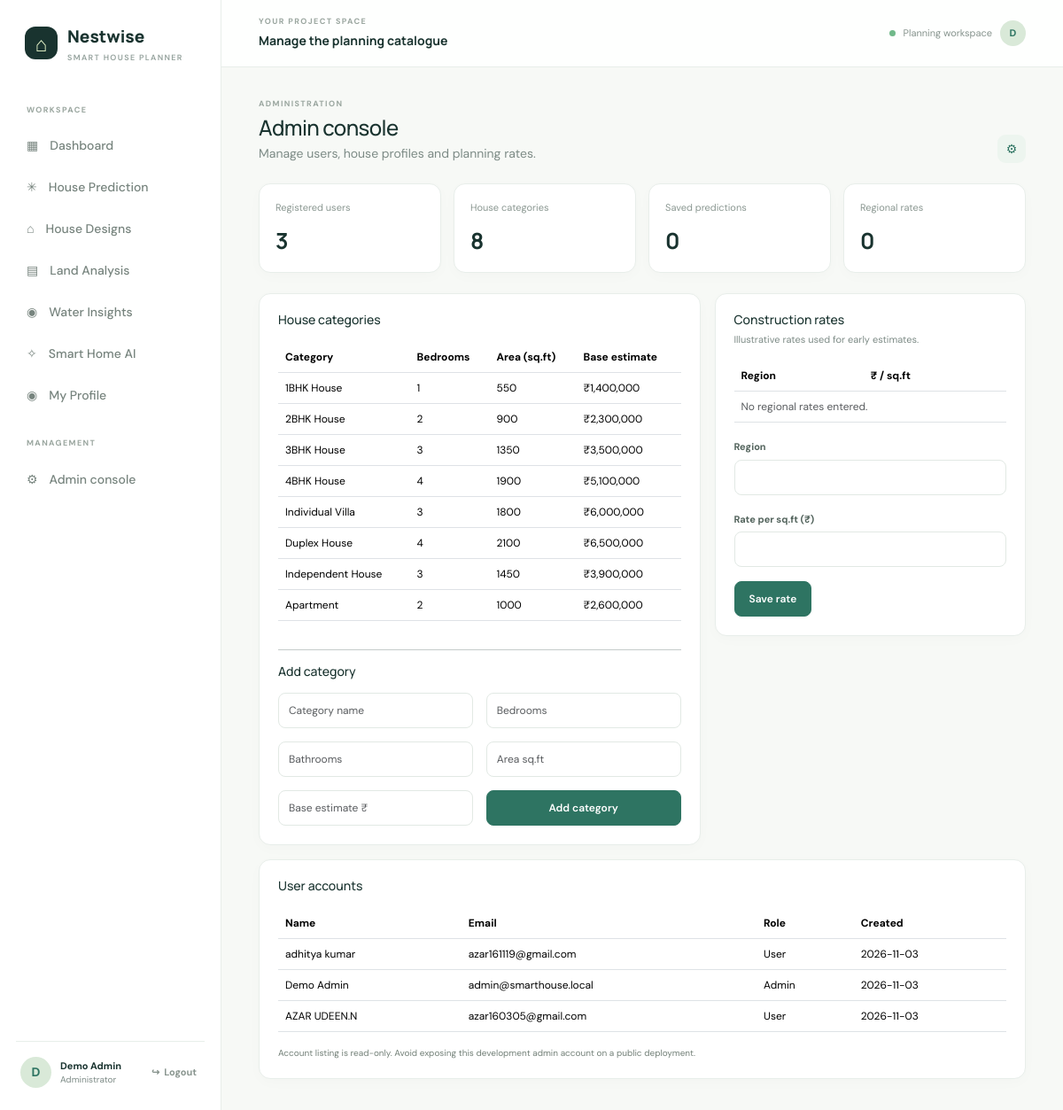
/admin (signed in), run on the app's committed database.
### app.py (models this page shows)
class User(db.Model):
    __tablename__ = "users"
    id = db.Column(db.Integer, primary_key=True)
    name = db.Column(db.String(100), nullable=False)
    full_name = db.Column(db.String(150), nullable=True)
    email = db.Column(db.String(160), unique=True, nullable=False, index=True)
    phone = db.Column(db.String(25), nullable=True)
    password_hash = db.Column(db.String(255), nullable=False)
    is_admin = db.Column(db.Boolean, default=False, nullable=False)
    created_at = db.Column(db.DateTime, default=datetime.utcnow)
    @property
    def display_name(self):
        return self.full_name or self.name

class HouseCategory(db.Model):
    __tablename__ = "house_categories"
    id = db.Column(db.Integer, primary_key=True)
    name = db.Column(db.String(80), unique=True, nullable=False)
    bedrooms = db.Column(db.Integer, default=0)
    bathrooms = db.Column(db.Integer, default=1)
    area = db.Column(db.Integer, default=800)
    base_cost = db.Column(db.Integer, default=2000000)
    description = db.Column(db.Text, default="")

### app.py (the view)
@app.route("/admin")
@login_required
@admin_required
def admin():
    return render_template("admin.html", users=User.query.order_by(User.created_at.desc()).all(), categories=HouseCategory.query.all(), rates=ConstructionRate.query.all(), prediction_count=Prediction.query.count())

### app.py (called while the page is built)
def login_required(fn):
    @wraps(fn)
    def wrapped(*args, **kwargs):
        if not session.get("user_id"):
            flash("Please sign in to continue.", "info")
            return redirect(url_for("login"))
        return fn(*args, **kwargs)
    return wrapped

def admin_required(fn):
    @wraps(fn)
    def wrapped(*args, **kwargs):
        if not session.get("is_admin"):
            flash("Administrator access required.", "error")
            return redirect(url_for("dashboard"))
        return fn(*args, **kwargs)
    return wrapped

def current_user():
    uid = session.get("user_id")
    return db.session.get(User, uid) if uid else None

@app.before_request
def ensure_schema_and_disable_page_cache():
    if not app.extensions.get("auth_schema_ready"):
        upgrade_auth_schema()
        app.extensions["auth_schema_ready"] = True

@app.after_request
def disable_authenticated_page_cache(response):
    response.headers["Cache-Control"] = "no-store, no-cache, must-revalidate, private"
    response.headers["Pragma"] = "no-cache"
    response.headers["Expires"] = "0"
    return response

@app.context_processor
def inject_user():
    return {"current_user": current_user(), "money": lambda n: f"₹{n:,.0f}"}

### templates/admin.html
{% extends 'base.html' %}{% block title %}Admin console{% endblock %}{% block heading %}Manage the planning catalogue{% endblock %}{% block content %}<div class="section-head"><div><div class="eyebrow">ADMINISTRATION</div><h1>Admin console</h1><p>Manage users, house profiles and planning rates.</p></div><div class="metric-icon">⚙</div></div><div class="metric-grid"><div class="metric-card"><div class="metric-top">Registered users</div><div class="metric-value">{{ users|length }}</div></div><div class="metric-card"><div class="metric-top">House categories</div><div class="metric-value">{{ categories|length }}</div></div><div class="metric-card"><div class="metric-top">Saved predictions</div><div class="metric-value">{{ prediction_count }}</div></div><div class="metric-card"><div class="metric-top">Regional rates</div><div class="metric-value">{{ rates|length }}</div></div></div><div class="row g-3"><div class="col-lg-7"><section class="panel"><h3>House categories</h3><div class="table-responsive mt-3"><table class="table"><thead><tr><th>Category</th><th>Bedrooms</th><th>Area (sq.ft)</th><th>Base estimate</th></tr></thead><tbody>{% for h in categories %}<tr><td>{{ h.name }}</td><td>{{ h.bedrooms }}</td><td>{{ h.area }}</td><td>{{ money(h.base_cost) }}</td></tr>{% endfor %}</tbody></table></div><hr><h3>Add category</h3><form method="post" action="{{ url_for('add_category') }}" class="form-grid mt-3"><input class="form-control" name="name" placeholder="Category name" required><input class="form-control" name="bedrooms" type="number" placeholder="Bedrooms" min="0"><input class="form-control" name="bathrooms" type="number" placeholder="Bathrooms" min="1"><input class="form-control" name="area" type="number" placeholder="Area sq.ft" min="1"><input class="form-control" name="cost" type="number" placeholder="Base estimate ₹" min="1"><button class="btn btn-primary">Add category</button></form></section></div><div class="col-lg-5"><section class="panel"><h3>Construction rates</h3><div class="panel-sub">Illustrative rates used for early estimates.</div><div class="table-responsive mt-3"><table class="table"><thead><tr><th>Region</th><th>₹ / sq.ft</th></tr></thead><tbody>{% for r in rates %}<tr><td>{{ r.region }}</td><td>{{ r.rate_sqft }}</td></tr>{% else %}<tr><td colspan="2" class="text-muted">No regional rates entered.</td></tr>{% endfor %}</tbody></table></div><form method="post" action="{{ url_for('set_rate') }}"><label class="field-label">Region</label><input class="form-control mb-3" name="region" required><label class="field-label">Rate per sq.ft (₹)</label><input class="form-control mb-3" type="number" name="rate" min="1" required><button class="btn btn-primary">Save rate</button></form></section></div><div class="col-12"><section class="panel"><h3>User accounts</h3><div class="table-responsive mt-3"><table class="table"><thead><tr><th>Name</th><th>Email</th><th>Role</th><th>Created</th></tr></thead><tbody>{% for u in users %}<tr><td>{{ u.name }}</td><td>{{ u.email }}</td><td>{{ 'Admin' if u.is_admin else 'User' }}</td><td>{{ u.created_at.strftime('%Y-%m-%d') }}</td></tr>{% endfor %}</tbody></table></div><div class="notice">Account listing is read-only. Avoid exposing this development admin account on a public deployment.</div></section></div></div>{% endblock %}

### templates/base.html (shortened to what this page needs)
<!doctype html><html lang="en"><head><link href="https://cdn.jsdelivr.net/npm/bootstrap@5.3.3/dist/css/bootstrap.min.css" rel="stylesheet"><link href="{{ url_for('static',filename='style.css') }}" rel="stylesheet"></head><body>
{% if current_user %}<aside class="sidebar"><a href="{{ url_for('dashboard') }}" class="brand"><span class="brand-icon">⌂</span><span>Nestwise<small>SMART HOUSE PLANNER</small></span></a><div class="nav-caption">WORKSPACE</div><a class="side-link" href="{{ url_for('dashboard') }}">▦ <span>Dashboard</span></a><a class="side-link" href="{{ url_for('prediction') }}">✳ <span>House Prediction</span></a><a class="side-link" href="{{ url_for('houses') }}">⌂ <span>House Designs</span></a><a class="side-link" href="{{ url_for('land') }}">▤ <span>Land Analysis</span></a><a class="side-link" href="{{ url_for('water') }}">◉ <span>Water Insights</span></a><a class="side-link" href="{{ url_for('assistant') }}">✧ <span>Smart Home AI</span></a><a class="side-link" href="{{ url_for('profile') }}">◉ <span>My Profile</span></a>{% if current_user.is_admin %}<div class="nav-caption mt-4">MANAGEMENT</div><a class="side-link" href="{{ url_for('admin') }}">⚙ <span>Admin console</span></a>{% endif %}<div class="sidebar-bottom"><div class="avatar">{{ current_user.display_name[:1]|upper }}</div><div class="profile-label"><b>{{ current_user.display_name }}</b><small>{{ 'Administrator' if current_user.is_admin else 'Home planner' }}</small></div><form method="post" action="{{ url_for('logout') }}"><button class="logout logout-button" type="submit" aria-label="Logout" title="Logout">↪ <span>Logout</span></button></form></div></aside>{% endif %}<main class="{% if current_user %}main-app{% else %}main-public{% endif %}">
{% if current_user %}<header class="topbar"><div><div class="eyebrow">YOUR PROJECT SPACE</div><strong>{% block heading %}{% endblock %}</strong></div><div class="topbar-right"><span class="status-dot"></span><span>Planning workspace</span><span class="avatar avatar-sm">{{ current_user.display_name[:1]|upper }}</span></div></header>{% endif %}<div class="content-wrap">{% block content %}{% endblock %}</div></main></body></html>

### static/style.css (style rules this page uses)
:root { --ink:#19332f;--muted:#7d8b86;--line:#e8eeea;--paper:#f7f9f6;--green:#2e7462;--lime:#d9efaa;--soft:#edf5ef }
* { box-sizing:border-box }
body { margin:0;background:var(--paper);color:var(--ink);font-family:'DM Sans',sans-serif;font-size:14px }
h1,h2,h3,h4,strong,.brand { font-family:Manrope,sans-serif }
.sidebar { width:250px;position:fixed;inset:0 auto 0 0;background:#fff;border-right:1px solid var(--line);padding:25px 18px;display:flex;flex-direction:column;z-index:10 }
.brand { display:flex;gap:11px;align-items:center;color:var(--ink);font-size:19px;font-weight:800;text-decoration:none;margin:2px 10px 47px }
.brand small { display:block;font:600 9px 'DM Sans';letter-spacing:1.35px;color:#95a29d;margin-top:3px }
.brand-icon { display:grid;place-items:center;background:var(--ink);color:#e9f7cb;width:37px;height:37px;border-radius:12px;font-size:23px }
.nav-caption,.eyebrow { font-size:9px;letter-spacing:1.4px;font-weight:700;color:#9aa69f }
.nav-caption { padding:0 12px 10px }
.side-link { padding:11px 12px;color:#77847e;text-decoration:none;border-radius:9px;display:flex;gap:13px;align-items:center;font-weight:500;margin:2px 0 }
.sidebar-bottom { margin-top:auto;border-top:1px solid var(--line);padding:17px 5px 0;display:flex;align-items:center;gap:10px }
.avatar { background:#d9e9d8;color:var(--green);font-weight:700;width:35px;height:35px;display:grid;place-items:center;border-radius:50% }
.avatar-sm { width:29px;height:29px }
.profile-label { display:grid;flex:1;font-size:11px }
.profile-label small { color:var(--muted);font-size:10px }
.logout { color:#89958f;text-decoration:none }
.main-app { margin-left:250px;min-height:100vh }
.topbar { height:76px;background:rgba(255,255,255,.94);border-bottom:1px solid var(--line);display:flex;align-items:center;justify-content:space-between;padding:0 42px }
.topbar .eyebrow { margin-bottom:4px }
.topbar strong { font-size:14px }
.topbar-right { display:flex;align-items:center;gap:9px;color:#86938d;font-size:11px }
.status-dot { width:7px;height:7px;background:#71b98a;border-radius:50% }
.content-wrap { padding:35px 42px;max-width:1440px;margin:auto }
.btn-primary { background:var(--green);border-color:var(--green) }
.btn { border-radius:8px;padding:10px 16px;font-weight:600;font-size:12px }
.section-head { display:flex;justify-content:space-between;align-items:end;margin-bottom:22px }
.section-head h1,.section-head h2 { font-size:24px;letter-spacing:-.6px;margin:5px 0 }
.section-head p { margin:0;color:var(--muted) }
.card-clean,.metric-card,.panel { border:1px solid var(--line);border-radius:13px;background:#fff;box-shadow:0 4px 16px #233c2a05 }
.metric-grid { display:grid;grid-template-columns:repeat(4,1fr);gap:14px;margin:23px 0 }
.metric-card { padding:18px }
.metric-top { display:flex;justify-content:space-between;color:#8a9791;font-size:11px }
.metric-icon { width:32px;height:32px;display:grid;place-items:center;background:var(--soft);color:var(--green);border-radius:9px }
.metric-value { font:700 25px Manrope;margin-top:11px }
.panel { padding:21px }
.panel h3 { font-size:14px;margin:0 }
.panel-sub { color:var(--muted);font-size:11px;margin-top:5px }
.field-label { font-size:11px;font-weight:700;margin:0 0 6px;color:#52635c }
.form-control,.form-select { border-color:#e2e9e4;padding:10px 11px;font-size:12px;border-radius:8px }
.form-grid { display:grid;grid-template-columns:1fr 1fr;gap:15px }
.table { font-size:12px }
.notice { color:#738078;font-size:10px;line-height:1.5 }
.logout-button { background:none;border:0;padding:0 4px;font-size:19px;cursor:pointer }
.sidebar-bottom form { margin:0 }
.sidebar-bottom form .logout { cursor:pointer }
.logout-button { display:flex;align-items:center;gap:5px;font-size:11px;font-weight:700;white-space:nowrap }

### data on the page
User: full_name "D", display_name "Demo Admin", is_admin "Administrator", name "Demo Admin", email "admin@smarthouse.local", is_admin "Admin", created_at "2026-11-03"
HouseCategory: name "1BHK House", bedrooms "1", area "550", base_cost "₹1,400,000"
HouseCategory: name "2BHK House", bedrooms "2", area "900", base_cost "₹2,300,000"
HouseCategory: name "3BHK House", bedrooms "3", area "1350", base_cost "₹3,500,000"
HouseCategory: name "4BHK House", bedrooms "4", area "1900", base_cost "₹5,100,000"
HouseCategory: name "Individual Villa", bedrooms "3", area "1800", base_cost "₹6,000,000"
HouseCategory: name "Duplex House", bedrooms "4", area "2100", base_cost "₹6,500,000"
HouseCategory: name "Independent House", bedrooms "3", area "1450", base_cost "₹3,900,000"
HouseCategory: name "Apartment", bedrooms "2", area "1000", base_cost "₹2,600,000"
User: name "adhitya kumar", email "azar161119@gmail.com", is_admin "User", created_at "2026-11-03"
User: name "AZAR UDEEN.N", email "azar160305@gmail.com", is_admin "User", created_at "2026-11-03"

### other printed values
{{ users|length }} "3"
{{ categories|length }} "8"
{{ prediction_count }} "0"
{{ rates|length }} "0"
